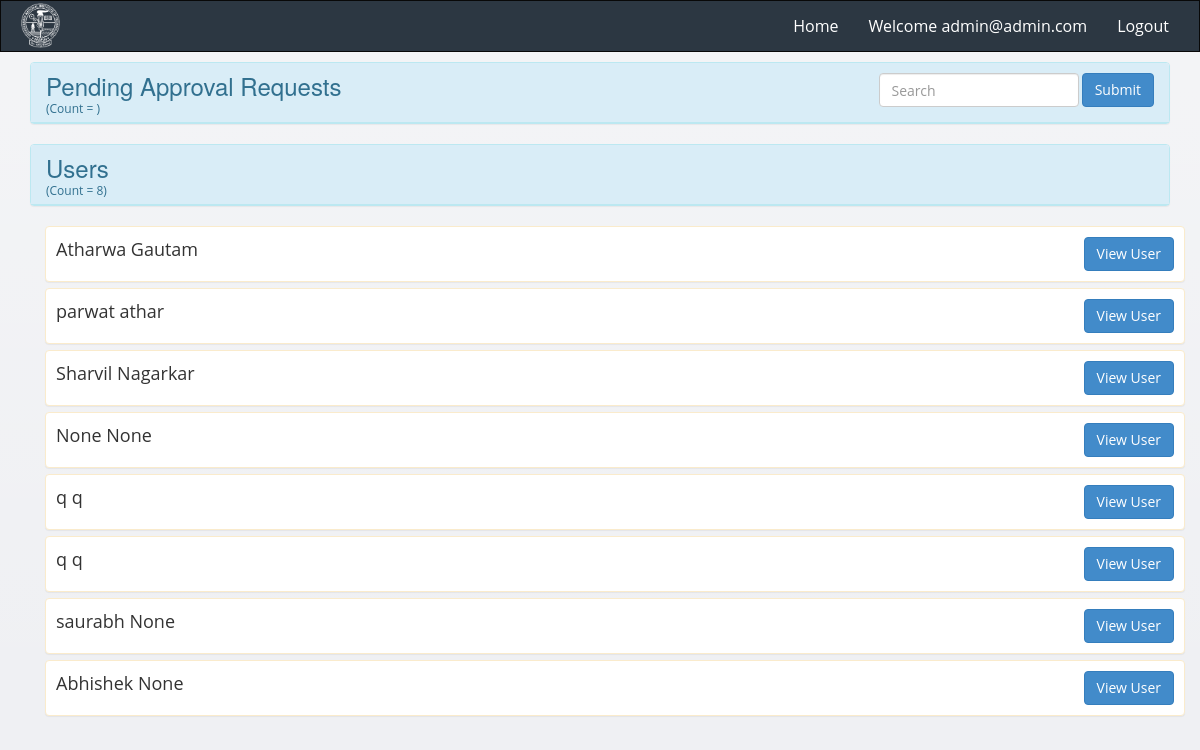
Before: /admn/users/ (signed in) with the older database file.
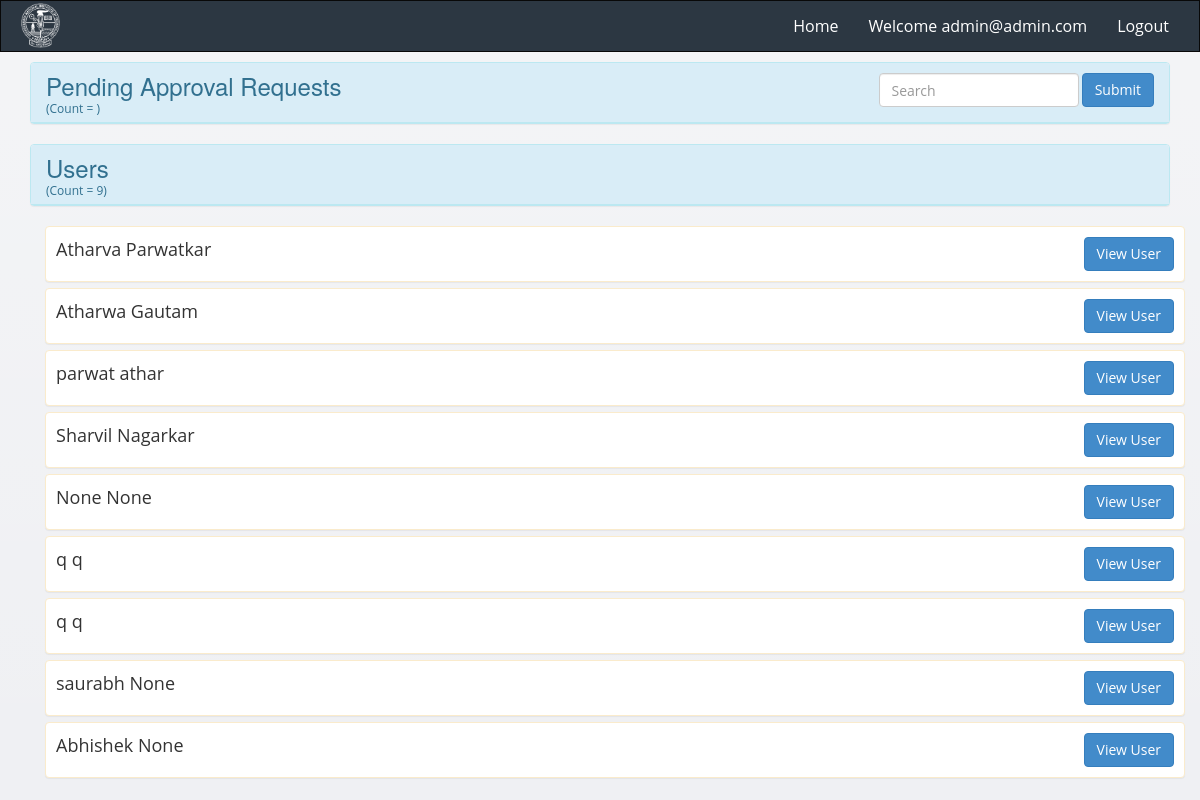
After: the same page with the newer database file.
### dashboard/models.py (models this page shows, shortened)
class MyUser(AbstractBaseUser):
    email = models.EmailField(
        verbose_name='email address',
        max_length=255,
        unique=True,
    )
    id_no       = models.IntegerField(null=True)
    first_name  = models.CharField(max_length=50, null=True)
    last_name   = models.CharField(max_length=50, null=True)
    branch      = models.CharField(max_length=4, choices=BRANCHES)
    enr_no      = models.CharField(max_length=11, null=True)
    cgpa        = models.FloatField(max_length=5, null=True)
    is_active   = models.BooleanField(default=True)
    is_admin    = models.BooleanField(default=False)
    resume      = models.FileField(null=True)
    objects = MyUserManager()
    USERNAME_FIELD = 'email'
    REQUIRED_FIELDS = []

### admn/views.py (the view)
# urls.py: url(r'^users/(?P<user_id>[0-9]+)v/$', views.view_user, name="viewuser"),
@user_passes_test(isUserAdmin, login_url='/admn/login/')
def users(request):
    if 'query' in request.GET:
        user = MyUser.objects.filter(first_name__contains=request.GET['query'], is_admin=False, is_active=True).order_by('-id')
    else:
        user = MyUser.objects.filter(is_admin=False, is_active=True).order_by('-id')
    return render(request, 'admn/user_list.html', {'user': user})

### admn/views.py (called while the page is built)
def isUserAdmin(MyUser):
    if MyUser.is_authenticated:
        if MyUser.is_admin == True:
            return True
        else:
            return False
    else:
        return False

### admn/templates/admn/user_list.html (shortened to what this page needs)
{% extends 'admn/base.html' %}
{% block content %}
<div class="container">
<div class="panel panel-info"  style="margin-top: 10px;">
    <div class="panel-heading" style="height: 60px;">
        <h3 style="display: inline; height: 100px;">
            Pending Approval Requests
        </h3>
        <div style="float: right;">
            <form action="" method="get" enctype="multipart/form-data">
                <input class="form-control" id="id_first_name" maxlength="50" name="query" type="text"
                                               style="width: 200px; display: inline;" placeholder="Search"/>
                <button class="btn btn-primary btn-md" type="submit" role="button" id="new_topic" >Submit</button>
            </form>
        </div>
        <p>(Count = {{ p_user.count }})</p>
    </div>
</div>
    <div class="panel panel-info"  style="margin-top: 10px;">
    <div class="panel-heading" style="height: 60px;">
        <h3 style="display: inline; height: 100px;">
            Users
        </h3>
        <p>(Count = {{ user.count }})</p>
    </div>
</div>
    {% for u in user %}
        <div class="container">
           <div class="panel panel-warning" style="margin-bottom: 6px;">
                  <div class="panel-body" style="font-size: 14px; padding: 10px;">
                      <div style="width: 30%; display: inline-block;">
                        <span style="font-size: 18px;">{{ u.first_name }} {{ u.last_name }}</span>
                      </div>
                      <span style="float: right"><a href="{% url 'admn:viewuser' u.id %}" class="btn btn-primary btn-md" role="button" id="new_topic" >View User</a></span>
                  </div>
            </div>
        </div>
    {% endfor %}
{% endblock %}

Changed rows visible on the page:
added MyUser: first_name "Atharva", last_name "Parwatkar"
Other visible differences:
{{ user.count }}: "8" → "9"
